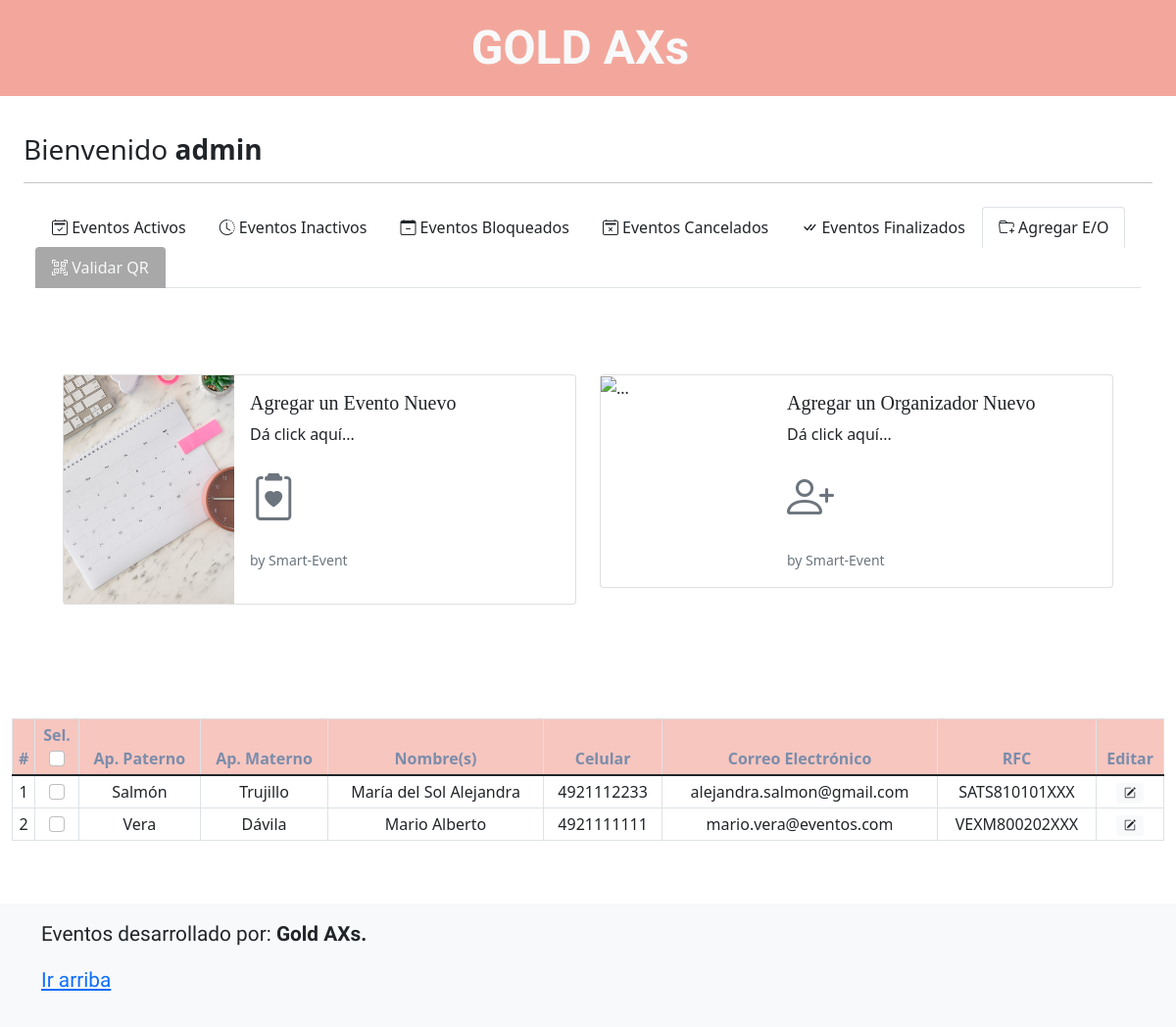
Page /addnew.php (signed in) on the committed database.
### tables this page shows
CREATE TABLE `organizadores` (
  `id` int(11) NOT NULL,
  `apellido_p` varchar(20) NOT NULL,
  `apellido_m` varchar(20) NOT NULL,
  `nombres` varchar(50) NOT NULL,
  `telefono` varchar(10) NOT NULL,
  `correo_e` varchar(50) NOT NULL,
  `rfc` varchar(13) NOT NULL,
  `razon_social` varchar(100) DEFAULT NULL
);

### prcd/query_planners.php (called while the page is built)
<?php
include('qconn/qc.php');
$sqlQuery = "SELECT * FROM organizadores";
$resultadosqlQuery = $conn->query($sqlQuery);

### addnew.php (the view, shortened to what this page needs)
<?php
    $nombre = $_SESSION['nombre'];
    include('prcd/qconn/qc.php');
?>
<!doctype html>
<html lang="en">
<head>
    <link rel="stylesheet" href="https://cdn.jsdelivr.net/npm/bootstrap-icons@1.8.1/font/bootstrap-icons.css">
    <link href="../assets/dist/css/bootstrap.min.css" rel="stylesheet">
    <link href="blog.css" rel="stylesheet">
    <link href="navbar-top-fixed.css" rel="stylesheet">
</head>
<nav class="navscroll navbar navbar-expand-md fixed-top" style="background-color:#f3a79c">
    <div class="container-fluid justify-content-center">
        <a class="navbar-brand text-light" style="font-size:3rem; font-family: 'Josefin Sans', sans-serif;"
            href="#"><strong>GOLD AXs </strong></a>
    </div>
</nav>
<body class="d-flex flex-column min-vh-100 mt-3">
    <main class="container-fluid w-100 mt-5 mb-5">
        <div class="container-fluid w-100 mb-3">
        <p class="h3">Bienvenido <strong><?php echo $nombre ?></strong></p>
        <hr>
        <nav class="navbar navbar-expand-md">
            <div class="container-fluid justify-content-center">
                <div class="collapse navbar-collapse" id="navbarNav">
                <ul class="nav nav-tabs">
                    <li class="nav-item">
                        <a class="nav-link text-dark" href="index.php"><i class="bi bi-calendar2-check"></i> Eventos Activos</a>
                    </li>
                    <li class="nav-item">
                        <a class="nav-link text-dark" href="e-inactivos.php"><i class="bi bi-clock-history"></i> Eventos Inactivos</a>
                    </li>
                    <li class="nav-item">
                        <a class="nav-link text-dark" href="e-bloqueados.php"><i class="bi bi-calendar-minus"></i> Eventos Bloqueados</a>
                    </li>
                    <li class="nav-item">
                        <a class="nav-link text-dark" href="e-cancelados.php"><i class="bi bi-calendar2-x"></i> Eventos Cancelados</a>
                    </li>
                    <li class="nav-item">
                        <a class="nav-link text-dark" href="e-finalizados.php"><i class="bi bi-check-all"></i> Eventos Finalizados</a>
                    </li>
                    <li class="nav-item">
                        <a class="nav-link text-dark active" aria-current="page" href="addnew.php"><i class="bi bi-folder-plus"></i> Agregar E/O</a>
                    </li>
                    <li class="nav-item">
                        <a href="qrvalidar.php" class="nav-link text-light" style="background-color: #A8A8A8"><i class="bi bi-qr-code-scan"></i> Validar QR</a>
                    </li>
                </ul>
                </div>
            </div>
        </nav>
        </div>
        <div class="p-4 p-md-5 mb-4 text-dark rounded">
            <div class="container-fluid rounded-3 p-1 mt-2">
                <div class="mt-1">
                    <div class="row">
                        <div class="col-sm-6">
                            <a style="text-decoration: none" data-bs-toggle="modal" data-bs-target="#agregarevento">
                                <div class="card mb-3">
                                    <div class="row g-0">
                                        <div class="col-sm-4">
                                            <img src="img/agenda-e.jpg" style="width: 100%; height: 233px; object-fit: cover; object-position:center; background-repeat: no-repeat;" alt="...">
                                        </div>
                                        <div class="col-sm-8">
                                            <div class="card-body">
                                                <h5 class="card-title">Agregar un Evento Nuevo</h5>
                                                <p>Dá click aquí...</p>
                                                <p class="card-text mt-0"><i class="bi bi-clipboard2-heart text-secondary" style="font-size: 3rem"></i></p>
                                                <p class="card-text"><small class="text-muted">by Smart-Event</small></p>
                                            </div>
                                        </div>
                                    </div>
                                </div>
                            </a>
                        </div>
                        <div class="col-sm-6">
                            <a style="text-decoration: none" data-bs-toggle="modal" data-bs-target="#newplanner">
                                <div class="card mb-3">
                                    <div class="row g-0">
                                        <div class="col-sm-4">
                                            <img src="img/newplanner.jpg" style="width: 100%; height: 233px; object-fit: cover; object-position:center; background-repeat: no-repeat;" alt="...">
                                        </div>
                                        <div class="col-sm-8">
                                            <div class="card-body">
                                            <h5 class="card-title">Agregar un Organizador Nuevo</h5>
                                                <p>Dá click aquí...</p>
                                                <p class="card-text mt-0"><i class="bi bi-person-plus text-secondary" style="font-size: 3rem"></i></p>
                                                <p class="card-text"><small class="text-muted">by Smart-Event</small></p>
                                            </div>
                                        </div>
                                    </div>
                                </div>
                            </a>
                        </div>
                    </div>
                </div>
            </div>
        </div>
        <div class="table-responsive">
                    <table class="table table-hover table-bordered table-sm align-middle mt-4">
                        <thead style="background-color:#f7c6bf; color: #7B8DAB;">
                            <tr class="text-center">
                                <th scope="col">#</th>
                                <th scope="col">Sel. <br><input class="form-check-input" type="checkbox" value=""></th>
                                <th scope="col">Ap. Paterno</th>
                                <th scope="col">Ap. Materno</th>
                                <th scope="col">Nombre(s)</th>
                                <th scope="col">Celular</th>
                                <th scope="col">Correo Electrónico</th>
                                <th scope="col">RFC</th>
                                <th scope="col">Editar</th>
                            </tr>
                        </thead>
                        <tbody id="myTable">
                            <?php include('prcd/query_planners.php'); ?>
                            <?php
              $x = 0;
              while ($row_sqlQuery = $resultadosqlQuery->fetch_assoc()) {
                $x++;
                echo '
                    <tr class="text-center">
                        <td>' . $x . '</td>
                        <td><input class="form-check-input" type="checkbox" value="'.$row_sqlQuery['id'].'"></td>
                        <td>' . $row_sqlQuery['apellido_p'] . '</td>
                        <td>' . $row_sqlQuery['apellido_m'] . '</td>
                        <td>' . $row_sqlQuery['nombres'] . '</td>
                        <td>' . $row_sqlQuery['telefono'] . '</td>
                        <td>' . $row_sqlQuery['correo_e'] . '</td>
                        <td>' . $row_sqlQuery['rfc'] . '</td>
                        <td><a href="#" data-bs-toggle="modal" data-bs-target="#editarInv' . $row_sqlQuery['id'] . '"><span class="badge bg-light text-dark"><i class="bi bi-pencil-square"></i></span></a></td>
                    </tr>';
              }
              ?>
                        </tbody>
                    </table>
                </div>
    </main>
    <footer class="footer mt-auto py-3 bg-light"
        style="font-size:1.3rem; font-family: 'Josefin Sans', sans-serif;">
        <div class="container">
            <p>Eventos desarrollado por: <strong>Gold AXs.</strong>
            </p>
            <p>
                <a href="#">Ir arriba</a>
            </p>
        </div>
    </footer>
</body>
</html>

### blog.css (style rules this page uses)
h1, h2, h3, h4, h5, h6 { font-family: "Playfair Display", Georgia, "Times New Roman", serif; }

### navbar-top-fixed.css (style rules this page uses)
body { min-height: 75rem; padding-top: 4.5rem; }

### addnew.php (style rules this page uses)
.navbar-brand { color: #7B8DAB; }
.navscroll { background-color: rgba(0, 0, 0, 0.9); color: yellow; transition: background-color 500ms, color 500ms; text-decoration: none; }

### rows in the picture
organizadores: apellido_p "Salmón", apellido_m "Trujillo", nombres "María del Sol Alejandra", telefono "4921112233", correo_e "alejandra.salmon@gmail.com", rfc "SATS810101XXX"
organizadores: apellido_p "Vera", apellido_m "Dávila", nombres "Mario Alberto", telefono "4921111111", correo_e "mario.vera@eventos.com", rfc "VEXM800202XXX"

### other values in the picture
$nombre "admin"
